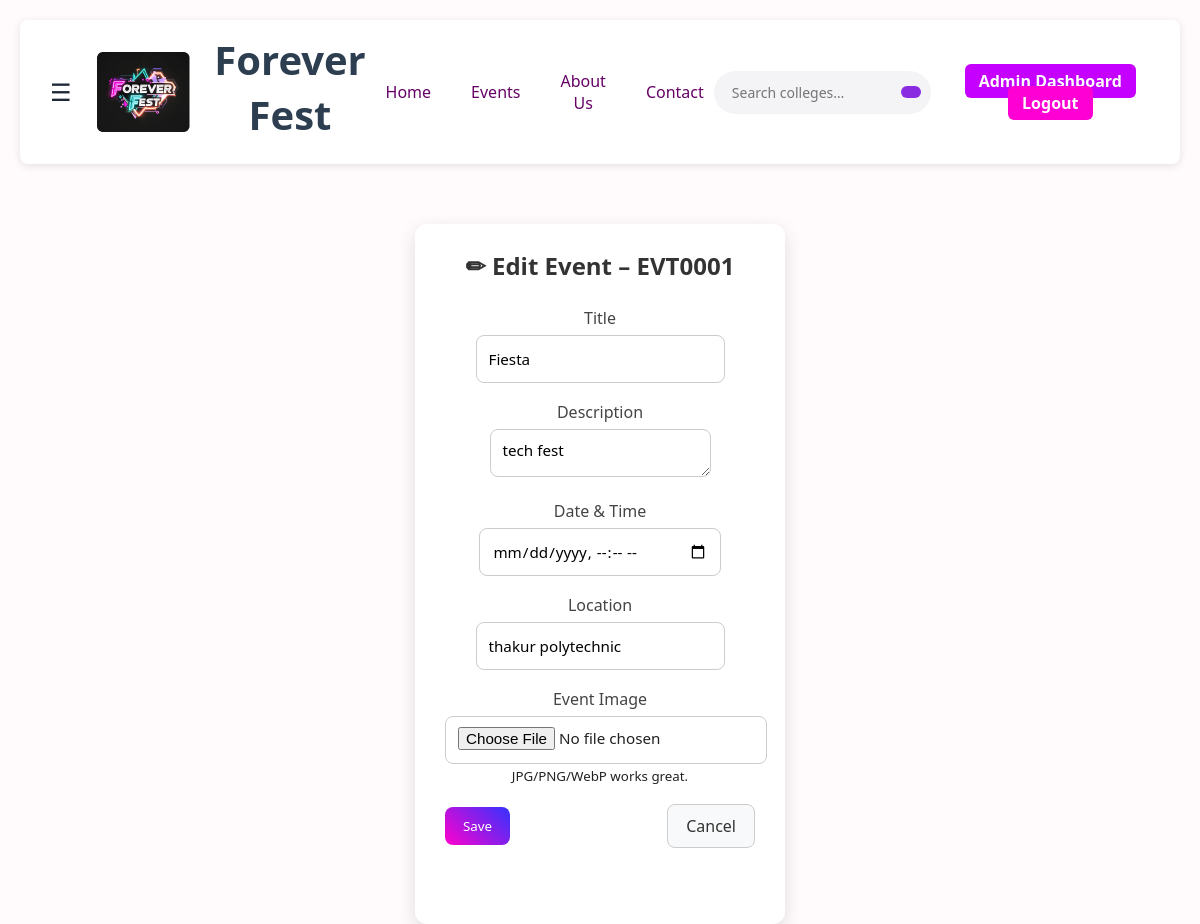
The app's page /events/admin/events/EVT0001/edit/ (signed in) with its own data.
### events/models.py (models this page shows, shortened)
class Event(models.Model):
    image_url = models.CharField(max_length=255, blank=True)
    event_id = models.CharField(primary_key=True, max_length=20, default=generate_event_id)
    college = models.ForeignKey(College,to_field="college_id", db_column="college_id",on_delete=models.CASCADE, related_name="events",)
    title = models.CharField(max_length=80)
    description = models.TextField(blank=True)
    date_time = models.DateTimeField(null=True, blank=True)
    location = models.CharField(max_length=120, blank=True)
    created_by = models.ForeignKey(AdminProfile,to_field="admin_id",db_column="created_by",on_delete=models.SET_NULL,null=True,blank=True,related_name="created_events",)
    class Meta:
        db_table = "events"

### events/views.py (the view, shortened to what this page needs)
@require_http_methods(["GET", "POST"])
def admin_edit_event_view(request, event_id):
    gate = _require_admin(request)
    if gate is None:
        return redirect("admin_login")
    admin, college = gate
    ev = get_object_or_404(Event, event_id=event_id)
    if college and ev.college_id != college.college_id:
        messages.error(request, "You can edit only your college events.")
        return redirect("events:admin_manage_events")
    dt_value = ev.date_time.astimezone(timezone.get_current_timezone()).strftime("%Y-%m-%dT%H:%M") if ev.date_time else ""
    return render(request, "events/admin_edit_event.html", {"event": ev, "dt_value": dt_value})

### events/views.py (called while the page is built)
def _require_admin(request):
    admin_id = request.session.get(ADMIN_SESSION_KEY)
    if not admin_id:
        messages.error(request, "Please log in as admin.")
        return None
    try:
        admin = AdminProfile.objects.select_related("college").get(admin_id=admin_id)
    except AdminProfile.DoesNotExist:
        messages.error(request, "Session invalid. Please log in again.")
        return None
    college = getattr(admin, "college", None)
    if college is None:
        college = College.objects.filter(owner_admin=admin).first()
    return admin, college

### events/templates/events/admin_edit_event.html (shortened to what this page needs)
{% extends "accounts/base.html" %}
{% load static %}
{% block content %}
<link rel="stylesheet" href="{% static 'css/edit_events.css' %}">
<div class="event-card">
  <h2 class="form-title">✏ Edit Event – {{ event.event_id }}</h2>
  <form method="post" enctype="multipart/form-data">
    <div class="form-group">
      <label for="title">Title</label>
      <input id="title" name="title" class="form-control" value="{{ event.title }}" required>
    </div>
    <div class="form-group">
      <label for="description">Description</label>
      <textarea id="description" name="description" rows="4" class="form-control">{{ event.description }}</textarea>
    </div>
        <div class="form-group">
          <label for="date_time">Date & Time</label>
          <input type="datetime-local" id="dateTime" name="date_time" class="form-control" required>
        </div>
    <div class="form-group">
      <label for="location">Location</label>
      <input id="location" name="location" class="form-control" value="{{ event.location }}" required>
    </div>
    <div class="form-group">
      <label for="id_image">Event Image</label>
      <input type="file" id="id_image" name="image" class="form-control" accept="image/*">
      <small class="ud-note"> JPG/PNG/WebP works great.</small>
    </div>
    <div class="btn-row">
      <button class="btn-save" type="submit">Save</button>
      <a href="{% url 'events:admin_manage_events' %}" class="btn-cancel">Cancel</a>
    </div>
  </form>
</div>
{% endblock %}

### static/css/style.css (style rules this page uses)
body { font-family: 'Inter', sans-serif; margin: 0; padding: 0; background: #fffafc; }
.event-card { background: #fff; padding: 15px; border-radius: 10px; width: 250px; box-shadow: 0 4px 12px rgba(0,0,0,0.15); transition: transform 0.2s ease, box-shadow 0.2s ease; }
body { background: #F7F8FC; }
.form-control { height: 48px; border: 1px solid #E4E7EC; border-radius: 12px; background: #fff; padding: .75rem .95rem; font-size: .98rem; transition: box-shadow .2s, border-color .2s; }
.form-control::placeholder { color: #98A2B3; }
.form-control { border-radius: 8px; font-size: 0.95rem; }
a { text-decoration: none; }
body, html { height: 100%; margin: 0; }
:root { --primary-color: #2c3e50; --secondary-color: #3498db; --accent-color: #e74c3c; --light-color: #f5f7fa; --dark-color: #2c4e50; --shadow: 0 4px 6px rgba(0,0,0,.1); --radius: 8px; --page-max-width: 1200px; }
* { margin: 0; padding: 0; box-sizing: border-box; font-family: 'Segoe UI', Tahoma, Geneva, Verdana, sans-serif; }
body { background: var(--light-color); color: var(--dark-color); padding: 20px; }
.college-card, .event-card { background: #fff; border-radius: var(--radius); padding: 20px; text-align: center; box-shadow: var(--shadow); cursor: pointer; transition: transform .2s ease, box-shadow .2s ease; position: relative; overflow: hidden; }
.college-card::before, .event-card::before { content: ''; position: absolute; inset: 0 0 auto 0; width: 4px; height: 0; background: var(--secondary-color); transition: height .3s ease; }
.event-card { flex: 1 1 260px; max-width: 365px; }
body { margin: 0; font-family: 'Inter', sans-serif; background: #fffafc; color: #222; }

### static/css/edit_events.css (style rules this page uses)
.event-card { width: 100%; max-width: 370px; margin: 60px auto; padding: 25px 30px; background: #fff; border-radius: 12px; box-shadow: 0 6px 18px rgba(0,0,0,0.12); height:700px; }
.form-title { text-align: center; margin-bottom: 25px; font-size: 1.5rem; font-weight: 600; color: #333; }
.form-group { margin-bottom: 18px; }
.form-group label { display: block; margin-bottom: 6px; font-weight: 500; color: #444; }
.form-control { padding: 10px 12px; border-radius: 8px; border: 1px solid #ccc; font-size: 0.95rem; transition: border 0.2s; }
.btn-row { display: flex; justify-content: space-between; align-items: center; }
.btn-save { background: linear-gradient(45deg, #ff00cc, #3333ff); border: none; padding: 10px 18px; border-radius: 8px; color: #fff; font-weight: 500; cursor: pointer; transition: 0.3s; }
.btn-cancel { text-decoration: none; padding: 10px 18px; border-radius: 8px; border: 1px solid #ccc; background: #f8f9fa; color: #333; transition: 0.3s; }

### records on screen
Event: event_id "EVT0001", title "Fiesta", description "tech fest", location "thakur polytechnic"
